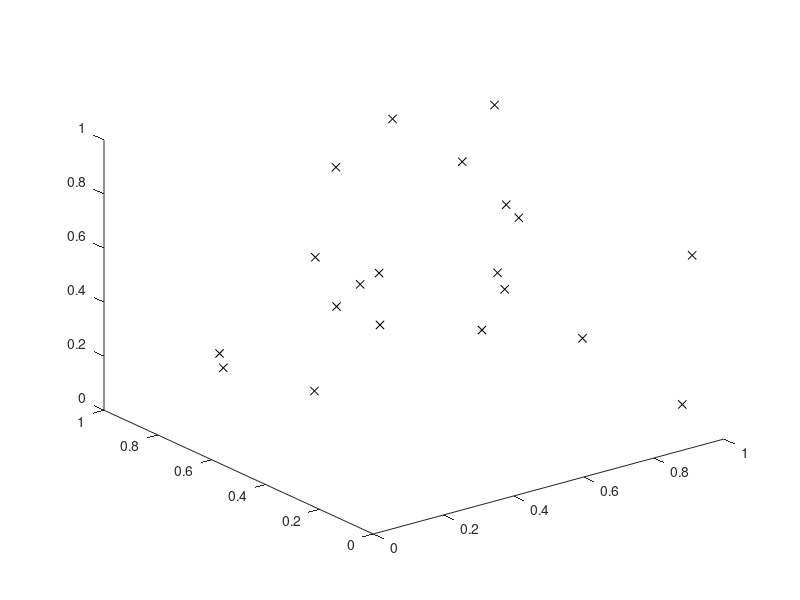

Here is the MATLAB script that generated this plot: (Note: this script raises an error after producing the figure.)
% script_test_fcn_make_potential_field_weight_matrix
num_pts = 20;
vgraph = ones(num_pts,num_pts);
x = rand(num_pts,1);
y = rand(num_pts,1);
z = rand(num_pts,1);
all_pts = [x,y,z];
figure; box on;
title('points for testing')
plot3(x,y,z,'xk')

tic
weight_matrix_numeric = fcn_make_potential_field_weight_matrix(vgraph, all_pts, 'numeric');
toc
total_weight_numeric = sum(sum(weight_matrix_numeric))
avg_weight_per_el_numeric = total_weight_numeric/(num_pts*num_pts)

tic
weight_matrix_symbolic = fcn_make_potential_field_weight_matrix(vgraph, all_pts, 'symbolic');
toc
total_weight_symbolic = sum(sum(weight_matrix_symbolic))
avg_weight_per_el_symbolic = total_weight_symbolic/(num_pts*num_pts)

pct_error_of_numeric_from_total = (total_weight_numeric-total_weight_symbolic)/total_weight_symbolic*100
pct_error_of_numeric_from_avg_el = (avg_weight_per_el_numeric-avg_weight_per_el_symbolic)/avg_weight_per_el_symbolic*100
